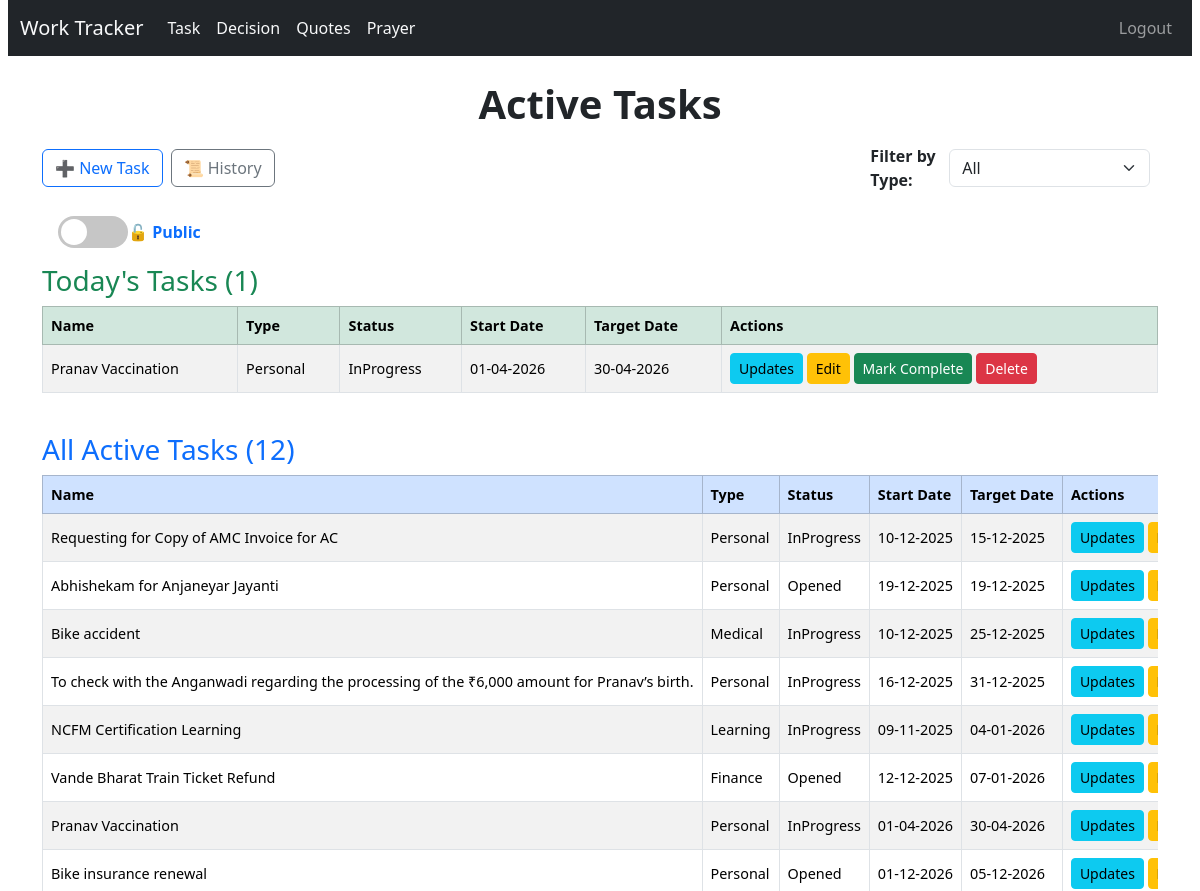
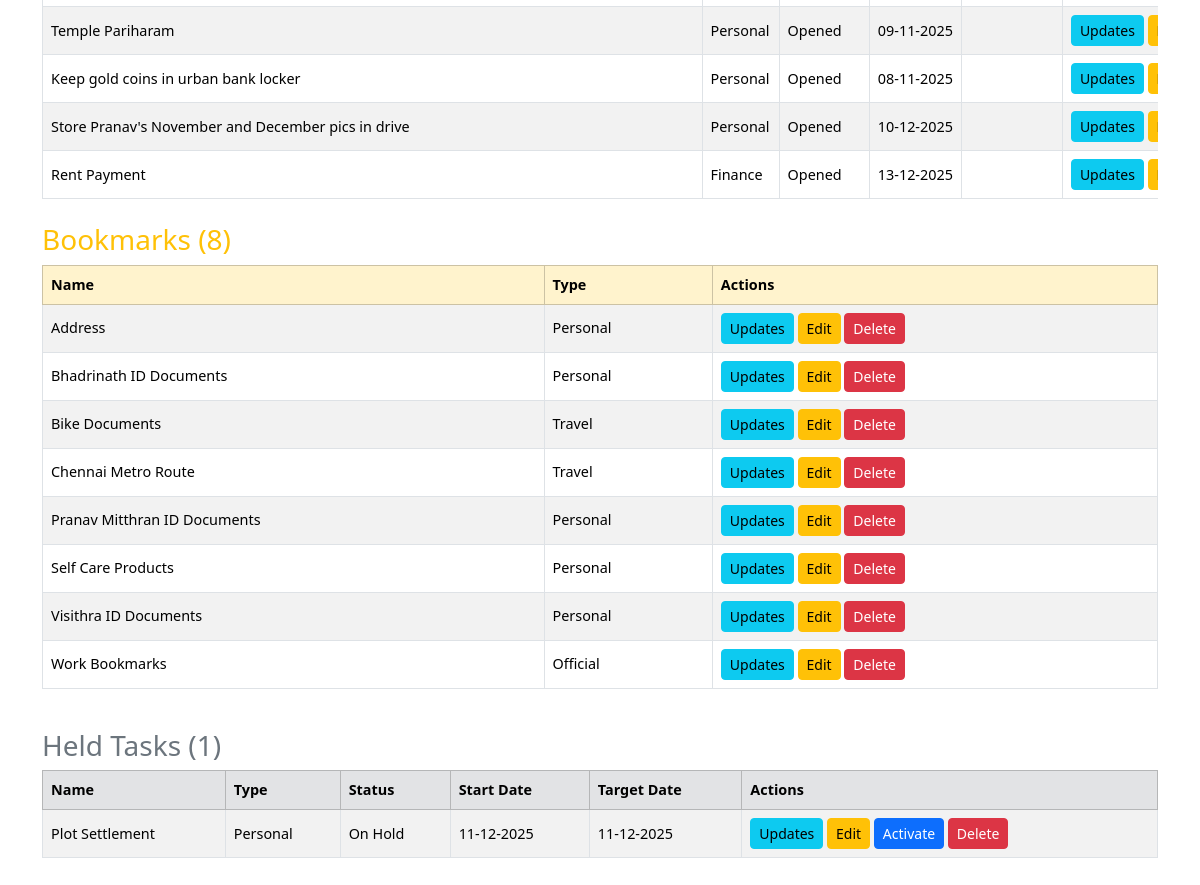
Screenshot of / (signed in) with the database file from the repository (2 pictures, top to bottom).
### tracker/models.py (models this page shows, shortened)
class Task(models.Model):
    STATUS_CHOICES = [
        ('Opened', 'Opened'),
        ('InProgress', 'In Progress'),
        ('Completed', 'Completed'),
    ]
    name = models.CharField(max_length=200)
    status = models.CharField(max_length=20, choices=STATUS_CHOICES, default='Opened')
    task_type = models.ForeignKey(TaskType, on_delete=models.CASCADE)
    started_date = models.DateField(default=timezone.now, null=True, blank=True)
    created_date = models.DateField(auto_now_add=True)
    updated_date = models.DateField(auto_now=True)
    completed_date = models.DateField(null=True, blank=True)
    target_date = models.DateField(default=timezone.now, null=True, blank=True)
    is_bookmark = models.BooleanField(default=False)
    is_private = models.BooleanField(default=False)
    is_hold = models.BooleanField(default=False)

class TaskType(models.Model):
    name = models.CharField(max_length=50, unique=True)
    class Meta:
        ordering = ['name']

### tracker/views.py (the view)
# urls.py: path('', views.TaskListView.as_view(), name='task_list'),
class TaskListView(LoginRequiredMixin, ListView):
    model = Task
    template_name = 'tracker/task_list.html'
    context_object_name = 'tasks'
    def get_queryset(self):
        queryset = Task.objects.exclude(status='Completed').exclude(is_hold=True).exclude(is_bookmark=True)
        view_mode = self.request.GET.get('view', 'public')
        if view_mode == "private":
            user_profile  = getattr(self.request.user, "userprofile", None)
            if user_profile is None or not user_profile.special_privilege_password:
                messages.error(self.request, "You do not have access to private tasks.")
                return Task.objects.none()
            if not self.request.session.get("private_access"):
                raise PermissionError("PRIVATE_ACCESS_REQUIRED")
            queryset = queryset.filter(is_private=True)
        elif view_mode == "public":
            self.request.session['private_access'] = False
            queryset = queryset.filter(is_private=False)
        task_type_id = self.request.GET.get('task_type')
        if task_type_id:
            queryset = queryset.filter(task_type_id=task_type_id)
        return queryset.order_by(
            F('target_date').asc(nulls_last=True),
            'updated_date',
            'name'
        )
    def get_context_data(self, **kwargs):
        context = super().get_context_data(**kwargs)
        task_type_id = self.request.GET.get('task_type')
        context['task_types'] = TaskType.objects.all()
        context['selected_type'] = int(task_type_id) if task_type_id else None
        view_mode = self.request.GET.get('view', 'public')
        context['view_mode'] = view_mode
        today = timezone.localdate()
        common_filters = {}
        if view_mode == "public":
            common_filters['is_private'] = False
        elif view_mode == "private":
            common_filters['is_private'] = True
        if task_type_id:
            common_filters['task_type_id'] = task_type_id
        tasks_by_target_date = Task.objects.filter(
            started_date=today,
            target_date=today,
            **common_filters
        ).exclude(status='Completed').exclude(is_hold=True).exclude(is_bookmark=True)
        tasks_by_updates = Task.objects.filter(
            updates__date=today,
            updates__is_completed=False,
            **common_filters
        ).exclude(status='Completed').exclude(is_hold=True).exclude(is_bookmark=True)
        today_tasks = tasks_by_target_date.union(tasks_by_updates).order_by('name')
        context['today_tasks'] = today_tasks
        held_tasks = Task.objects.filter(
            is_hold=True,
            status__in=['Opened', 'InProgress'],
            **common_filters
        ).order_by('name')
        context['held_tasks'] = held_tasks
        bookmarked_tasks = Task.objects.filter(
            is_bookmark=True,
            status__in=['Opened', 'InProgress'],
            is_hold=False,
            **common_filters
        ).order_by('name')
        context['bookmarked_tasks'] = bookmarked_tasks
        return context
    def dispatch(self, request, *args, **kwargs):
        try:
            return super().dispatch(request, *args, **kwargs)
        except PermissionError as e:
            if str(e) == "PRIVATE_ACCESS_REQUIRED":
                return redirect("private_access")
            raise

### templates/tracker/task_list.html (shortened to what this page needs)
{% extends 'base.html' %}
{% load static %}
{% block style %}
<link rel="stylesheet" href="{% static 'css/task_list.css' %}">
{% endblock %}
{% block content %}
<h1>Active Tasks</h1>
<div class="d-flex flex-wrap align-items-center justify-content-between mb-3">
  <div class="d-flex gap-2 mb-2">
    <a href="{% url 'tracker:task_create' %}" class="btn btn-outline-primary">➕ New Task</a>
    <a href="{% url 'tracker:task_history' %}" class="btn btn-outline-secondary">📜 History</a>
  </div>
  <form method="get" class="d-flex align-items-center mb-2 ms-auto">
    <label for="task_type" class="me-2 fw-bold">Filter by Type:</label>
    <select name="task_type" id="task_type" class="form-select me-2" style="min-width: 160px;" onchange="this.form.submit()">
      <option value="">All</option>
    </select>
  </form>
</div>
<div class="toggle-container mb-3 ms-3">
  <a href="{% if view_mode == 'public' %}{% url 'private_access' %}{% else %}?view=public{% endif %}"
     class="text-decoration-none d-flex align-items-center">
    <div class="toggle-switch {% if view_mode == 'private' %}active{% endif %}">
      <div class="toggle-circle"></div>
    </div>
    <span class="toggle-label">
      {% if view_mode == 'private' %}
        🔒 Private
      {% else %}
        🔓 Public
      {% endif %}
    </span>
  </a>
</div>
{% if today_tasks %}
  <h3 class="text-success mb-2">Today's Tasks ({{ today_tasks|length }})</h3>
  <div class="table-responsive mb-4">
    <table class="table table-bordered table-striped align-middle text-nowrap">
      <thead class="table-success">
        <tr>
          <th>Name</th>
          <th>Type</th>
          <th>Status</th>
          <th>Start Date</th>
          <th>Target Date</th>
          <th>Actions</th>
        </tr>
      </thead>
      <tbody>
        {% for task in today_tasks %}
        <tr>
          <td>{{ task.name }}</td>
          <td>{{ task.task_type.name }}</td>
          <td>{{ task.status }}</td>
          <td>{{ task.started_date|date:"d-m-Y" }}</td>
          <td>{{ task.target_date|date:"d-m-Y" }}</td>
          <td>
            <a href="{% url 'tracker:update_list' task.id %}" class="btn btn-sm btn-info">Updates</a>
            <a href="{% url 'tracker:task_update' task.id %}" class="btn btn-sm btn-warning">Edit</a>
            <a href="{% url 'tracker:mark_task_complete' task.id %}" class="btn btn-sm btn-success">Mark Complete</a>
            <a href="{% url 'tracker:task_delete' task.id %}" class="btn btn-sm btn-danger">Delete</a>
          </td>
        </tr>
        {% endfor %}
      </tbody>
    </table>
  </div>
{% endif %}
<h3 class="text-primary mb-2">All Active Tasks ({{ tasks|length }})</h3>
<div class="table-responsive">
  <table class="table table-striped table-bordered align-middle text-nowrap">
    <thead class="table-primary">
      <tr>
        <th>Name</th>
        <th>Type</th>
        <th>Status</th>
        <th>Start Date</th>
        <th>Target Date</th>
        <th>Actions</th>
      </tr>
    </thead>
    <tbody>
      {% for task in tasks %}
      <tr>
        <td>{{ task.name }}</td>
        <td>{{ task.task_type.name }}</td>
        <td>{{ task.status }}</td>
        <td>{{ task.started_date|date:"d-m-Y" }}</td>
        <td>{{ task.target_date|date:"d-m-Y" }}</td>
        <td>
          <a href="{% url 'tracker:update_list' task.id %}" class="btn btn-sm btn-info">Updates</a>
          <a href="{% url 'tracker:task_update' task.id %}" class="btn btn-sm btn-warning">Edit</a>
        </td>
      </tr>
      {% empty %}
        <tr><td colspan="6" class="text-center text-muted">No tasks found</td></tr>
      {% endfor %}
    </tbody>
  </table>
  {% if bookmarked_tasks %}
  <h3 class="text-warning mt-4">Bookmarks ({{ bookmarked_tasks|length }})</h3>
  <div class="table-responsive">
    <table class="table table-bordered table-striped align-middle text-nowrap">
      <thead class="table-warning">
        <tr>
          <th>Name</th>
          <th>Type</th>
          <th>Actions</th>
        </tr>
      </thead>
      <tbody>
        {% for task in bookmarked_tasks %}
        <tr>
          <td>{{ task.name }}</td>
          <td>{{ task.task_type.name }}</td>
          <td>
            <a href="{% url 'tracker:update_list' task.id %}" class="btn btn-sm btn-info">Updates</a>
            <a href="{% url 'tracker:task_update' task.id %}" class="btn btn-sm btn-warning">Edit</a>
            <a href="{% url 'tracker:task_delete' task.id %}" class="btn btn-sm btn-danger">Delete</a>
          </td>
        </tr>
        {% endfor %}
      </tbody>
    </table>
  </div>
  {% endif %}
  {% if held_tasks %}
  <h3 class="text-secondary mt-4">Held Tasks ({{ held_tasks|length }})</h3>
  <div class="table-responsive">
    <table class="table table-bordered table-striped align-middle text-nowrap">
      <thead class="table-secondary">
        <tr>
          <th>Name</th>
          <th>Type</th>
          <th>Status</th>
          <th>Start Date</th>
          <th>Target Date</th>
          <th>Actions</th>
        </tr>
      </thead>
      <tbody>
        {% for task in held_tasks %}
        <tr>
          <td>{{ task.name }}</td>
          <td>{{ task.task_type.name }}</td>
          <td>On Hold</td>
          <td>{{ task.started_date|date:"d-m-Y" }}</td>
          <td>{{ task.target_date|date:"d-m-Y" }}</td>
          <td>
            <a href="{% url 'tracker:update_list' task.id %}" class="btn btn-sm btn-info">Updates</a>
            <a href="{% url 'tracker:task_update' task.id %}" class="btn btn-sm btn-warning">Edit</a>
            <a href="{% url 'tracker:toggle_hold' task.id %}" class="btn btn-sm btn-primary">
              Activate
            </a>
            <a href="{% url 'tracker:task_delete' task.id %}" class="btn btn-sm btn-danger">Delete</a>
          </td>
        </tr>
        {% endfor %}
      </tbody>
    </table>
  </div>
  {% endif %}
</div>
</div>
{% endblock %}

### static/css/base.css (style rules this page uses)
body { padding: 0 8px; }
h1 { text-align: center; font-weight: 600; margin-bottom: 1rem; }
.table td, .table th { vertical-align: middle; font-size: 0.9rem; }

### static/css/task_list.css (style rules this page uses)
.toggle-container { display: flex; align-items: center; gap: 12px; cursor: pointer; }
.toggle-switch { position: relative; width: 70px; height: 32px; background: #c6c6c6; border-radius: 50px; transition: background 0.3s ease; }
.toggle-circle { position: absolute; top: 3px; left: 3px; width: 26px; height: 26px; background: white; border-radius: 50%; transition: transform 0.3s ease; }
.toggle-label { font-weight: bold; font-size: 1rem; display: flex; align-items: center; gap: 6px; }

### rows the page displays
Task: name "Pranav Vaccination", task_type.name "Personal", status "InProgress", started_date "01-04-2026", target_date "30-04-2026"
Task: name "Requesting for Copy of AMC Invoice for AC", task_type.name "Personal", status "InProgress", started_date "10-12-2025", target_date "15-12-2025"
Task: name "Abhishekam for Anjaneyar Jayanti", task_type.name "Personal", status "Opened", started_date "19-12-2025", target_date "19-12-2025"
Task: name "Bike accident", task_type.name "Medical", status "InProgress", started_date "10-12-2025", target_date "25-12-2025"
Task: name "To check with the Anganwadi regarding the processing of the ₹6,000 amount for Pranav’s birth.", task_type.name "Personal", status "InProgress", started_date "16-12-2025", target_date "31-12-2025"
Task: name "NCFM Certification Learning", task_type.name "Learning", status "InProgress", started_date "09-11-2025", target_date "04-01-2026"
Task: name "Vande Bharat Train Ticket Refund", task_type.name "Finance", status "Opened", started_date "12-12-2025", target_date "07-01-2026"
Task: name "Bike insurance renewal", task_type.name "Personal", status "Opened", started_date "01-12-2026", target_date "05-12-2026"
Task: name "Temple Pariharam", task_type.name "Personal", status "Opened", started_date "09-11-2025"
Task: name "Keep gold coins in urban bank locker", task_type.name "Personal", status "Opened", started_date "08-11-2025"
Task: name "Store Pranav's November and December pics in drive", task_type.name "Personal", status "Opened", started_date "10-12-2025"
Task: name "Rent Payment", task_type.name "Finance", status "Opened", started_date "13-12-2025"
Task: name "Address", task_type.name "Personal"
Task: name "Bhadrinath ID Documents", task_type.name "Personal"
Task: name "Bike Documents", task_type.name "Travel"
Task: name "Chennai Metro Route", task_type.name "Travel"
Task: name "Pranav Mitthran ID Documents", task_type.name "Personal"
Task: name "Self Care Products", task_type.name "Personal"
Task: name "Visithra ID Documents", task_type.name "Personal"
Task: name "Work Bookmarks", task_type.name "Official"
Task: name "Plot Settlement", task_type.name "Personal", started_date "11-12-2025", target_date "11-12-2025"

### other values shown
{{ today_tasks|length }} "1"
{{ tasks|length }} "12"
{{ bookmarked_tasks|length }} "8"
{{ held_tasks|length }} "1"
